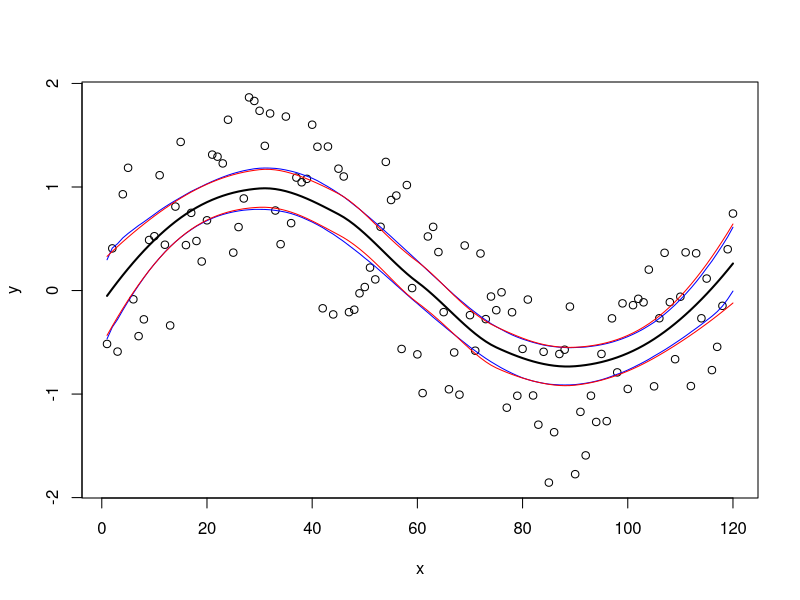

Generate this figure with R:
library(parallel)
library(magrittr)

set.seed(3212016)
x = 1:120
y = sin(2*pi*x/120) + runif(length(x),-1,1)
d = data.frame(x=x,y=y)

l = loess(y ~ x, data=d)
pred_y = predict(l,data.frame(x=x))
pred_y_se = predict(l,data.frame(x=x),se=TRUE)$se.fit

#plot(x, y)
#lines(x, pred_y)
#lines(x, pred_y + 1.96 * pred_y_se, col='red')
#lines(x, pred_y - 1.96 * pred_y_se, col='red')


#Sys.setenv("OMP_NUM_THREADS"=1)

n_rep = 10000
system.time({
  res = sapply(1:n_rep, function(i)
  {
    resample = sample(1:length(x), length(x), replace=TRUE)
    bs = data.frame(
      x = x[resample],
      y = y[resample]
    )
    predict(loess(y ~ x, data=bs), data.frame(x=x))
  })
})


system.time({
  res = mclapply(1:n_rep, function(i)
  {
    resample = sample(1:length(x), length(x), replace=TRUE)
    bs = data.frame(
      x = x[resample],
      y = y[resample]
    )
    predict(loess(y ~ x, data=bs), data.frame(x=x))
  }, mc.cores = 4)
  res = do.call(cbind, res)
})

system.time({
  res = mclapply(1:4, function(i)
  {
    sapply(1:(n_rep/4), function(j)
    {
      resample = sample(1:length(x), length(x), replace=TRUE)
      bs = data.frame(
        x = x[resample],
        y = y[resample]
      )
      predict(loess(y ~ x, data=bs), data.frame(x=x))
    })
  }, mc.cores = 4)
  res = do.call(cbind, res)
})



# Calculate the 95% bootstrap prediction interval
bsi = apply(res,1,quantile,probs=c(0.025,0.975), na.rm=TRUE)

plot(x, y)
lines(x, pred_y, lwd=2)
lines(x, bsi[1,], col="blue")
lines(x, bsi[2,], col="blue")
lines(x, pred_y + 1.96 * pred_y_se, col='red')
lines(x, pred_y - 1.96 * pred_y_se, col='red')